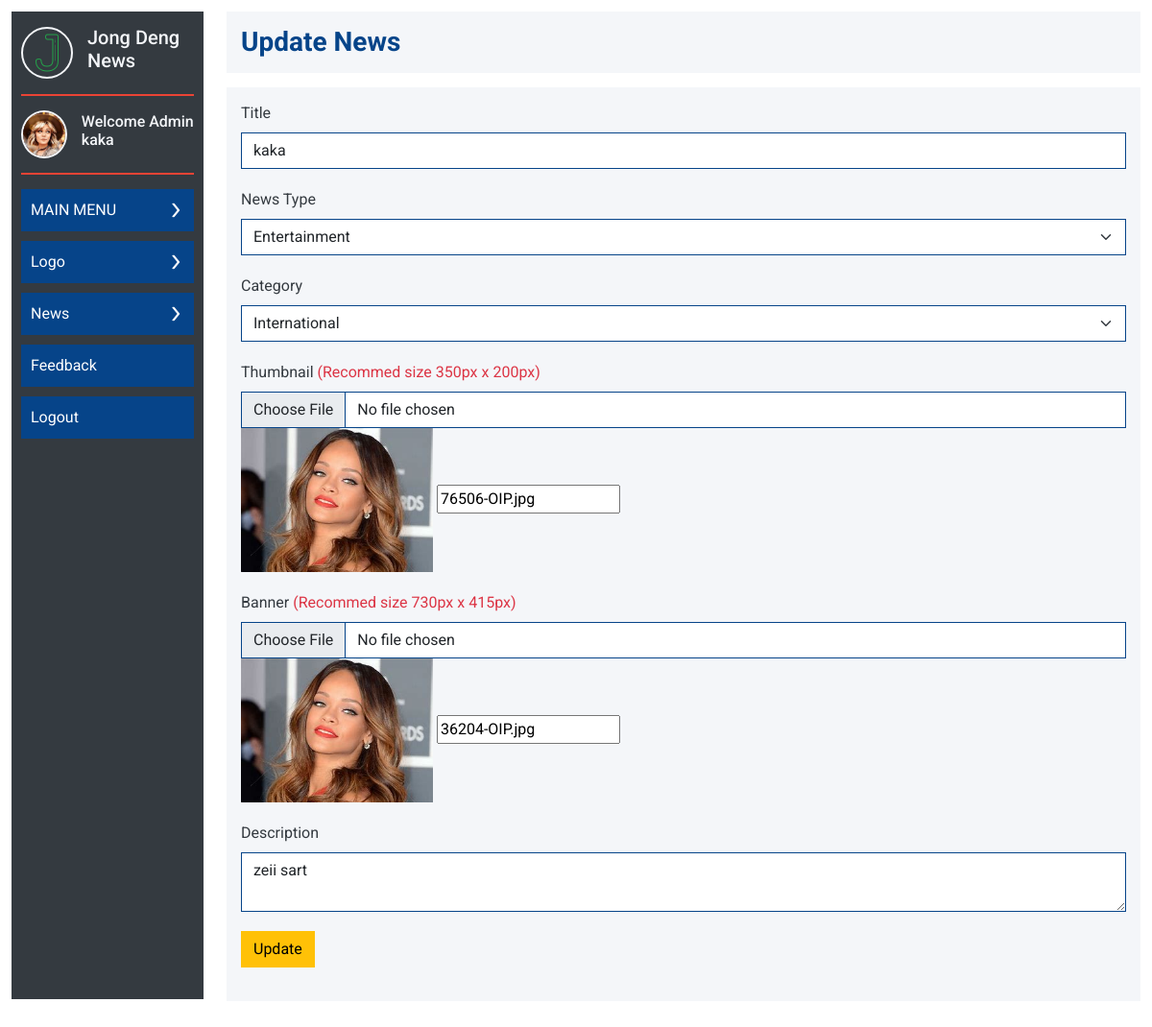
Screenshot of /admin/update-news.php?id=3 (signed in) with the database file from the repository.
### tables this page shows
CREATE TABLE `tbl_user` (
  `id` int(11) NOT NULL,
  `username` varchar(100) NOT NULL,
  `email` varchar(100) NOT NULL,
  `password` varchar(255) NOT NULL,
  `thumbnail` varchar(100) NOT NULL
);

CREATE TABLE `tbl_news` (
  `id` int(11) NOT NULL,
  `news_type` varchar(100) NOT NULL,
  `category` varchar(100) NOT NULL,
  `banner` varchar(255) NOT NULL,
  `thumbnail` varchar(100) NOT NULL,
  `description` text NOT NULL,
  `viewer` int(11) NOT NULL,
  `title` varchar(255) NOT NULL,
  `user_id` int(11) NOT NULL,
  `created_at` date NOT NULL
);

### admin/function.php (called while the page is built, shortened)
<?php
    function connection(){
        $connection = new mysqli('localhost','root','','project1');
        return $connection;
    }

### admin/update-news.php (the view, shortened to what this page needs)
<?php
    include('sidebar.php');
    $id = $_GET['id'];
    $sql = "SELECT * FROM `tbl_news` WHERE `id` = '$id'";
    $rs  = connection()->query($sql);
    $row = mysqli_fetch_assoc($rs);
?>
                <div class="col-10">
                    <div class="content-right">
                        <div class="top">
                            <h3>Update News</h3>
                        </div>
                        <div class="bottom">
                            <figure>
                                <form method="post" enctype="multipart/form-data">
                                    <div class="form-group">
                                        <label>Title</label>
                                        <input type="text" value="<?php echo $row['title'] ?>" name="title" class="form-control">
                                    </div>
                                    <div class="form-group">
                                        <label>News Type</label>
                                        <select class="form-select" name="newsType">
                                            <option value="Entertainment"  <?php echo ($row['news_type'] == 'Entertainment') ? 'selected':'' ?>>Entertainment</option>
                                        </select>
                                    </div>
                                    <div class="form-group">
                                        <label>Category</label>
                                        <select class="form-select" name="category">
                                            <option value="International"  <?php echo ($row['category'] == 'International') ? 'selected':'' ?>>International</option>
                                        </select>
                                    </div>
                                    <div class="form-group">
                                        <label>Thumbnail <span class="text-danger">(Recommed size 350px x 200px)</label>
                                        <input type="file" class="form-control" name="thumbnail">
                                        <img src="assets/image/<?php echo $row['thumbnail'] ?>" alt="" width="200px" height="150px">
                                        <input type="text" name="old_thumbnail" value="<?php echo $row['thumbnail'] ?>" id="">
                                    </div>
                                    <div class="form-group">
                                        <label>Banner <span class="text-danger">(Recommed size 730px x 415px)</span></label>
                                        <input type="file" class="form-control" name="banner">
                                        <img src="assets/image/<?php echo $row['banner'] ?>" alt="" width="200px" height="150px">
                                        <input type="text" name="old_banner" value="<?php echo $row['banner'] ?>" id="">
                                    </div>
                                    <div class="form-group">
                                        <label>Description</label>
                                        <textarea class="form-control" name="description"><?php echo $row['description'] ?></textarea>
                                    </div>
                                    <div class="form-group">
                                        <button type="submit" class="btn btn-warning" name="btn-update-news">Update</button>
                                    </div>
                                </form>
                            </figure>
                        </div>
                    </div>
                </div>
            </div>
        </div>
    </main>
</body>
</html>

### admin/sidebar.php (shortened to what this page needs)
<?php
    include('function.php');
    $user = $_SESSION['user'];
    $rs = connection()->query("SELECT * FROM `tbl_user` WHERE `id` = '$user'");
    $row = mysqli_fetch_assoc($rs);
?>
<!DOCTYPE html>
<html lang="en">
<head>
    <link rel="stylesheet" href="assets/style/theme.css">
    <link rel="stylesheet" href="assets/style/bootstrap.css">
</head>
<body>
    <main class="admin">
        <div class="container-fluid">
            <div class="row">
                <div class="col-2">
                    <div class="content-left">
                        <div class="wrap-top">
                            <img src="assets/icon/admin-logo.png" alt="">
                            <h5>Jong Deng News</h5>
                        </div>
                        <div class="wrap-center">
                            <img src="assets/AdminThumbnail/<?php echo $row['thumbnail']; ?>" alt="" width="50px" height="50px">
                            <h6>Welcome Admin <?php echo $row['username'] ?> </h6>
                        </div>
                        <div class="wrap-bottom">
                            <ul>
                                <li class="parent">
                                    <a class="parent" href="javascript:void(0)">
                                        <span>MAIN MENU</span>
                                        <img src="assets/icon/arrow.png" alt="">
                                    </a>
                                </li>
                                <li class="parent">
                                    <a class="parent" href="javascript:void(0)">
                                        <span>Logo</span>
                                        <img src="assets/icon/arrow.png" alt="">
                                    </a>
                                </li>
                                <li class="parent">
                                    <a class="parent" href="javascript:void(0)">
                                        <span>News</span>
                                        <img src="assets/icon/arrow.png" alt="">
                                    </a>
                                </li>
                                <li class="parent">
                                    <a href="show_feedback.php">Feedback</a>
                                </li>
                                <li >
                                    <a  href="logout.php">
                                        <span>Logout</span>
                                    </a>
                                </li>
                            </ul>
                        </div>
                    </div>
                </div>

### admin/assets/style/theme.css (style rules this page uses)
:root { --black : #343A40; --orange : #EA4335; --blue : #064489; --white : #FFFFFF; --blur-gray : #F4F6F9; }
.admin .content-left a.parent img , .admin .content-left a.parent img.rotate { transition: all .3s; }
* { font-family: 'Roboto', sans-serif !important; }
a { text-decoration: none !important; }
.container-fluid { padding: 12px !important; }
.col-2 { flex: 0 0 auto; width: 18.666667% !important; }
.col-10 { flex: 0 0 auto; width: 81.333333% !important; }
.admin .content-left { min-height: 98.4%; padding: 15px 10px; background-color: var(--black); }
.admin .content-left .wrap-center , .admin .content-left .wrap-top { margin-bottom: 15px; padding-bottom: 15px; display: flex; align-items: center; border-bottom: 2px solid var(--orange); }
.admin .content-left .wrap-center img , .admin .content-left .wrap-top img { border-radius: 50%; border: 2px solid var(--blur-gray); }
.admin .content-left .wrap-center h6 , .admin .content-left .wrap-top h5 { margin-left: 15px; color: var(--blur-gray); }
.admin .content-left ul { list-style: none; padding: 0px; }
.admin .content-left li.parent { margin-bottom: 10px; }
.admin .content-left a { padding: 10px; width: 100%; display: block; color: var(--white); background-color: var(--blue); }
.admin .content-left a.parent { margin-bottom: 4px; display: flex; align-items: center; justify-content: space-between; }
.admin .content-right .bottom , .admin .content-right .top { padding: 15px; margin-bottom: 15px; background-color: var(--blur-gray); }
.admin .content-right .top h3 { color: var(--blue); margin-bottom: 0px; font-weight: bold; }
.admin .content-right .bottom label { color: var(--black); margin-bottom: 8px; }
.admin .content-right .bottom .form-group { margin-bottom: 20px; }
.admin .content-right .bottom .form-select , .admin .content-right .bottom .form-control { border-radius: 0px; border: 1px solid var(--blue); }
.admin .content-right .bottom { min-height: 87.5vh; }
.admin .content-right .bottom button { border-radius: 0px; }

### rows the page displays
tbl_user: thumbnail (picture), username "kaka"
tbl_news: title "kaka", newsType "Entertainment", category "International", thumbnail (picture), old_thumbnail "76506-OIP.jpg", banner (picture), old_banner "36204-OIP.jpg", description "zeii sart"
